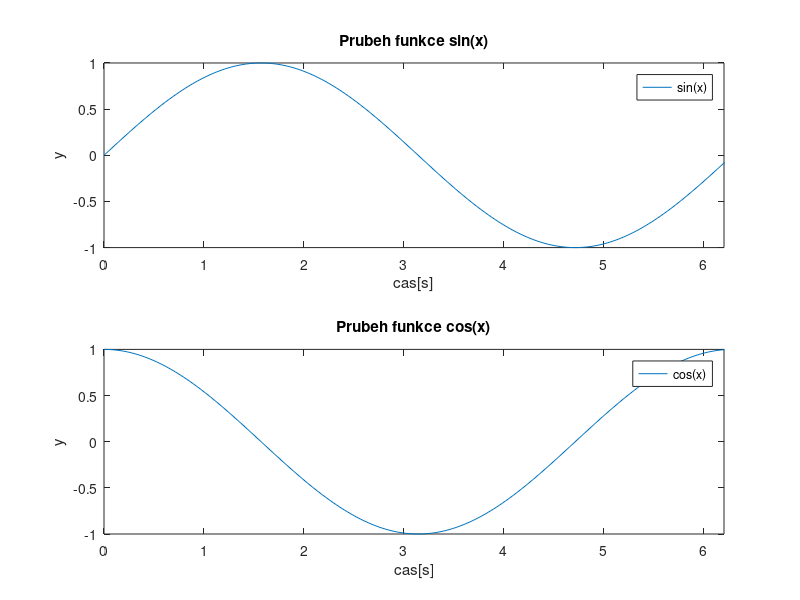

Source code (MATLAB):
x = 0:0.01:2*pi;
y1 = sin(x); y2 = cos(x);
subplot(2,1,1), plot(x,y1)
axis([0 6.2 -1 1]);
xlabel('cas[s]'); ylabel('y');
title('Prubeh funkce sin(x)');
legend('sin(x)');
subplot(2,1,2), plot(x,y2)
axis([0 6.2 -1 1]);
xlabel('cas[s]'); ylabel('y');
title('Prubeh funkce cos(x)');
legend('cos(x)');